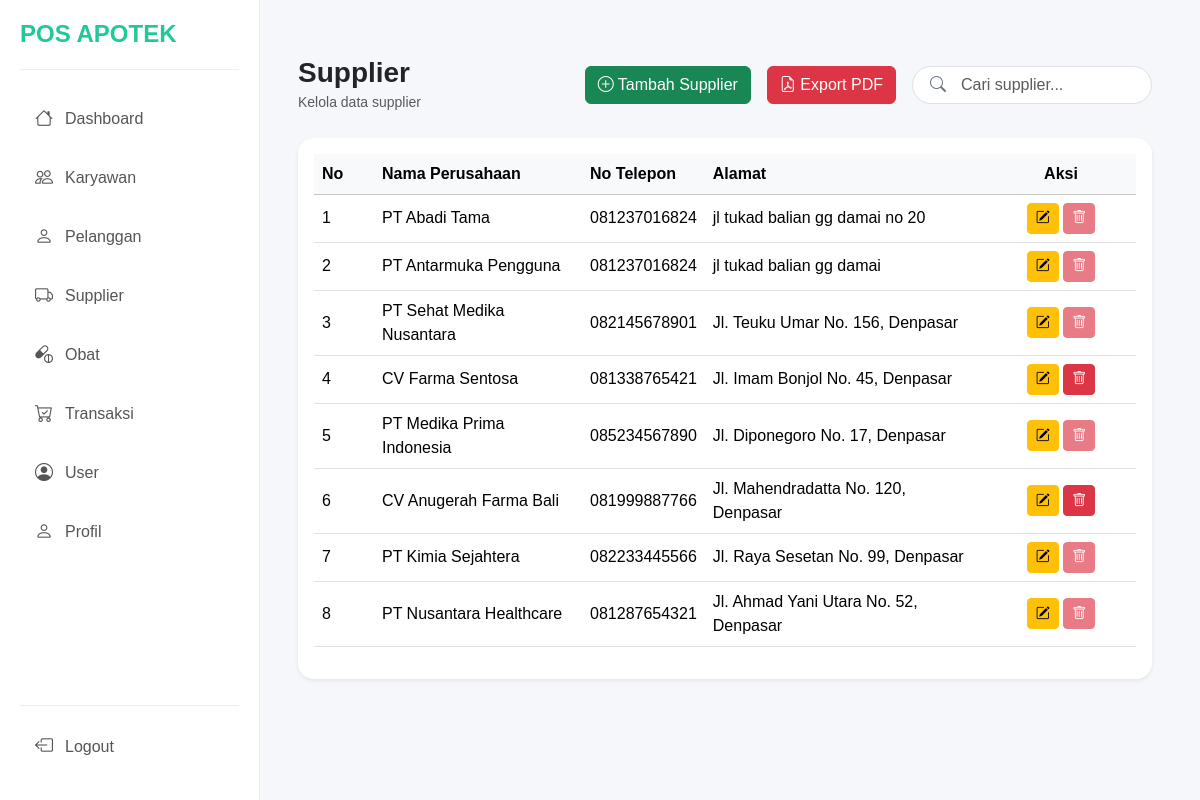
The page /page/dashboard.php?page=supplier (signed in) on the database its author committed.
### tables this page shows
CREATE TABLE `supplier` (
  `id_supplier` char(8) NOT NULL,
  `nama_perusahaan` varchar(55) NOT NULL,
  `no_telepon` varchar(15) NOT NULL,
  `alamat` varchar(55) NOT NULL
);

### config/Database.php (called while the page is built, shortened)
<?php
class Database {
    private $conn;
    private function connect() {
        $host = "localhost";
        $user = "root";
        $pass = "";
        $db   = "pos_apotek";
        $this->conn = new mysqli($host, $user, $pass, $db);
    }
    public function getConnection() {
        return $this->conn;
    }
}
?>

### class/supplier.php (called while the page is built, shortened)
<?php
require_once '../config/Database.php';
class Supplier
{
    private $table = "supplier";
    private $conn;
    public function __construct()
    {
        $this->db = new Database();
        $this->conn = $this->db->getConnection();
    }
    public function getAllSupplier()
    {
        $query = "SELECT * FROM $this->table";
        $stmt = $this->conn->prepare($query);
        $stmt->execute();
        $result = $stmt->get_result()->fetch_all(MYSQLI_ASSOC);
        return $result;
    }
    public function cekRelasiObat($id_supplier)
    {
        $query = "SELECT id_supplier FROM obat WHERE id_supplier = ?";
        $stmt = $this->conn->prepare($query);
        $stmt->bind_param("s", $id_supplier);
        $stmt->execute();
        return $stmt->get_result()->num_rows;
    }
}

### page/supplier/supplier.php (the view, shortened to what this page needs)
<?php
require_once '../class/supplier.php';
$supplier = new Supplier();
$data = $supplier->getAllSupplier();
$keyword = "";
$no = 1;
?>
<div class="container-fluid p-4">
    <div class="d-flex justify-content-between align-items-center mb-4">
        <div>
            <h3 class="fw-bold mb-0">Supplier</h3>
            <small class="text-muted">Kelola data supplier</small>
        </div>
        <div class="d-flex align-items-center">
            <a href="?page=add_supplier" class="btn btn-success me-3">
                <i class="bi bi-plus-circle"></i>
                Tambah Supplier
            </a>
            <a href="../export/export_supplier.php" target="_blank" class="btn btn-danger me-3">
                <i class="bi bi-file-earmark-pdf"></i>
                Export PDF
            </a>
            <form method="GET" class="position-relative">
                <input type="text" id="searchInput" name="keyword" class="form-control ps-5 pe-5"
                    placeholder="Cari supplier..." value="<?= htmlspecialchars($keyword); ?>"
                    style="width:240px;border-radius:20px;">
                <i class="bi bi-search position-absolute"
                    style="left:18px; top:50%;transform:translateY(-50%);color:#6c757d;">
                </i>
            </form>
        </div>
    </div>
    <div class="card shadow-sm border-0 rounded-4">
        <div class="card-body">
            <table class="table table-hover align-middle">
                <thead class="table-light">
                    <tr>
                        <th width="60">No</th>
                        <th>Nama Perusahaan</th>
                        <th>No Telepon</th>
                        <th>Alamat</th>
                        <th width="150" class="text-center">Aksi</th>
                    </tr>
                </thead>
                <tbody>
                    <?php if (count($data) > 0) { ?>
                    <?php foreach ($data as $row) { ?>
                    <tr>
                        <td><?= $no++; ?></td>
                        <td><?= htmlspecialchars($row['nama_perusahaan']); ?></td>
                        <td><?= htmlspecialchars($row['no_telepon']); ?></td>
                        <td><?= htmlspecialchars($row['alamat']); ?></td>
                        <td class="text-center">
                            <a href="?page=edit_supplier&id_supplier=<?= $row['id_supplier']; ?>"
                                class="btn btn-warning btn-sm">
                                <i class="bi bi-pencil-square"></i>
                            </a>
                            <?php
                                    if ($supplier->cekRelasiObat($row['id_supplier']) > 0) {
                                    ?>
                            <a class="btn btn-danger btn-sm disabled" href="#">
                                <i class="bi bi-trash"></i>
                            </a>
                            <?php
                                    } else {
                                    ?>
                            <a onclick="showConfirm(
                                'warning',
                                'Peringatan!',
                                'Apakah kamu yakin ingin menghapus supplier ini?',
                                '?page=supplier&delete_supplier&id_supplier=<?= $row['id_supplier']; ?>'
                            )" class="btn btn-danger btn-sm">
                                <i class="bi bi-trash"></i>
                            </a>
                            <?php } ?>
                        </td>
                    </tr>
                    <?php } ?>
                    <?php } ?>
                </tbody>
            </table>
        </div>
    </div>
</div>

### css/style.css (style rules this page uses)
body { background:#f5f7fb; margin:0; font-family:Arial, Helvetica, sans-serif; }
a { text-decoration: none; color: black; }

### rows shown on the page
supplier: nama_perusahaan "PT Abadi Tama", no_telepon "081237016824", alamat "jl tukad balian gg damai no 20"
supplier: nama_perusahaan "PT Antarmuka Pengguna", no_telepon "081237016824", alamat "jl tukad balian gg damai"
supplier: nama_perusahaan "PT Sehat Medika Nusantara", no_telepon "082145678901", alamat "Jl. Teuku Umar No. 156, Denpasar"
supplier: nama_perusahaan "CV Farma Sentosa", no_telepon "081338765421", alamat "Jl. Imam Bonjol No. 45, Denpasar"
supplier: nama_perusahaan "PT Medika Prima Indonesia", no_telepon "085234567890", alamat "Jl. Diponegoro No. 17, Denpasar"
supplier: nama_perusahaan "CV Anugerah Farma Bali", no_telepon "081999887766", alamat "Jl. Mahendradatta No. 120, Denpasar"
supplier: nama_perusahaan "PT Kimia Sejahtera", no_telepon "082233445566", alamat "Jl. Raya Sesetan No. 99, Denpasar"
supplier: nama_perusahaan "PT Nusantara Healthcare", no_telepon "081287654321", alamat "Jl. Ahmad Yani Utara No. 52, Denpasar"
